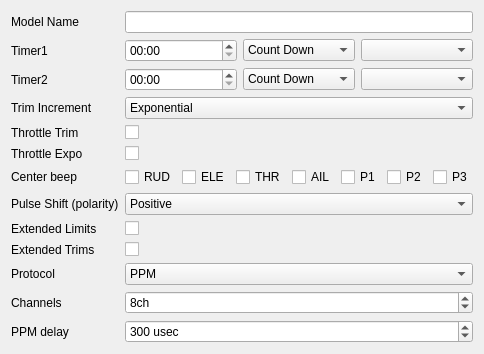
     <widget class="QWidget" name="tabModelSetup">
      <attribute name="title">
       <string>Setup</string>
      </attribute>
      <layout class="QFormLayout" name="formLayout">
       <property name="fieldGrowthPolicy">
        <enum>QFormLayout::AllNonFixedFieldsGrow</enum>
       </property>
       <item row="0" column="0">
        <widget class="QLabel" name="label">
         <property name="text">
          <string>Model Name</string>
         </property>
        </widget>
       </item>
       <item row="0" column="1">
        <widget class="QLineEdit" name="modelNameLE">
         <property name="maxLength">
          <number>10</number>
         </property>
        </widget>
       </item>
       <item row="1" column="0">
        <widget class="QLabel" name="label_2">
         <property name="text">
          <string>Timer1</string>
         </property>
        </widget>
       </item>
       <item row="1" column="1">
        <layout class="QHBoxLayout" name="horizontalLayout">
         <item>
          <widget class="QTimeEdit" name="timer1ValTE">
           <property name="accelerated">
            <bool>true</bool>
           </property>
           <property name="currentSection">
            <enum>QDateTimeEdit::MinuteSection</enum>
           </property>
           <property name="displayFormat">
            <string>mm:ss</string>
           </property>
          </widget>
         </item>
         <item>
          <widget class="QComboBox" name="timer1DirCB">
           <item>
            <property name="text">
             <string>Count Down</string>
            </property>
           </item>
           <item>
            <property name="text">
             <string>Count Up</string>
            </property>
           </item>
          </widget>
         </item>
         <item>
          <widget class="QComboBox" name="timer1ModeCB"/>
         </item>
        </layout>
       </item>
       <item row="2" column="0">
        <widget class="QLabel" name="label_3">
         <property name="text">
          <string>Timer2</string>
         </property>
        </widget>
       </item>
       <item row="2" column="1">
        <layout class="QHBoxLayout" name="horizontalLayout_2">
         <item>
          <widget class="QTimeEdit" name="timer2ValTE">
           <property name="accelerated">
            <bool>true</bool>
           </property>
           <property name="currentSection">
            <enum>QDateTimeEdit::MinuteSection</enum>
           </property>
           <property name="displayFormat">
            <string>mm:ss</string>
           </property>
          </widget>
         </item>
         <item>
          <widget class="QComboBox" name="timer2DirCB">
           <item>
            <property name="text">
             <string>Count Down</string>
            </property>
           </item>
           <item>
            <property name="text">
             <string>Count Up</string>
            </property>
           </item>
          </widget>
         </item>
         <item>
          <widget class="QComboBox" name="timer2ModeCB"/>
         </item>
        </layout>
       </item>
       <item row="4" column="0">
        <widget class="QLabel" name="label_10">
         <property name="text">
          <string>Trim Increment</string>
         </property>
        </widget>
       </item>
       <item row="4" column="1">
        <widget class="QComboBox" name="trimIncCB">
         <item>
          <property name="text">
           <string>Exponential</string>
          </property>
         </item>
         <item>
          <property name="text">
           <string>Extra Fine</string>
          </property>
         </item>
         <item>
          <property name="text">
           <string>Fine</string>
          </property>
         </item>
         <item>
          <property name="text">
           <string>Medium</string>
          </property>
         </item>
         <item>
          <property name="text">
           <string>Coarse</string>
          </property>
         </item>
        </widget>
       </item>
       <item row="5" column="0">
        <widget class="QLabel" name="label_7">
         <property name="text">
          <string>Throttle Trim</string>
         </property>
        </widget>
       </item>
       <item row="5" column="1">
        <widget class="QCheckBox" name="thrTrimChkB">
         <property name="text">
          <string/>
         </property>
        </widget>
       </item>
       <item row="6" column="0">
        <widget class="QLabel" name="label_8">
         <property name="text">
          <string>Throttle Expo</string>
         </property>
        </widget>
       </item>
       <item row="6" column="1">
        <widget class="QCheckBox" name="thrExpoChkB">
         <property name="text">
          <string/>
         </property>
        </widget>
       </item>
       <item row="7" column="0">
        <widget class="QLabel" name="label_12">
         <property name="text">
          <string>Center beep</string>
         </property>
        </widget>
       </item>
       <item row="7" column="1">
        <layout class="QGridLayout" name="gridLayout_2">
         <item row="0" column="0">
          <widget class="QCheckBox" name="bcRUDChkB">
           <property name="text">
            <string>RUD</string>
           </property>
          </widget>
         </item>
         <item row="0" column="1">
          <widget class="QCheckBox" name="bcELEChkB">
           <property name="text">
            <string>ELE</string>
           </property>
          </widget>
         </item>
         <item row="0" column="2">
          <widget class="QCheckBox" name="bcTHRChkB">
           <property name="text">
            <string>THR</string>
           </property>
          </widget>
         </item>
         <item row="0" column="3">
          <widget class="QCheckBox" name="bcAILChkB">
           <property name="text">
            <string>AIL</string>
           </property>
          </widget>
         </item>
         <item row="0" column="4">
          <widget class="QCheckBox" name="bcP1ChkB">
           <property name="text">
            <string>P1</string>
           </property>
          </widget>
         </item>
         <item row="0" column="5">
          <widget class="QCheckBox" name="bcP2ChkB">
           <property name="text">
            <string>P2</string>
           </property>
          </widget>
         </item>
         <item row="0" column="6">
          <widget class="QCheckBox" name="bcP3ChkB">
           <property name="text">
            <string>P3</string>
           </property>
          </widget>
         </item>
        </layout>
       </item>
       <item row="8" column="0">
        <widget class="QLabel" name="label_13">
         <property name="text">
          <string>Pulse Shift (polarity)</string>
         </property>
        </widget>
       </item>
       <item row="8" column="1">
        <widget class="QComboBox" name="pulsePolCB">
         <item>
          <property name="text">
           <string>Positive</string>
          </property>
         </item>
         <item>
          <property name="text">
           <string>Negative</string>
          </property>
         </item>
        </widget>
       </item>
       <item row="9" column="0">
        <widget class="QLabel" name="label_55">
         <property name="text">
          <string>Extended Limits</string>
         </property>
        </widget>
       </item>
       <item row="9" column="1">
        <widget class="QCheckBox" name="extendedLimitsChkB">
         <property name="text">
          <string/>
         </property>
        </widget>
       </item>
       <item row="11" column="0">
        <widget class="QLabel" name="label_5">
         <property name="text">
          <string>Protocol</string>
         </property>
        </widget>
       </item>
       <item row="11" column="1">
        <widget class="QComboBox" name="protocolCB">
         <item>
          <property name="text">
           <string notr="true">PPM</string>
          </property>
         </item>
         <item>
          <property name="text">
           <string notr="true">Silver A</string>
          </property>
         </item>
         <item>
          <property name="text">
           <string notr="true">Silver B</string>
          </property>
         </item>
         <item>
          <property name="text">
           <string notr="true">Silver C</string>
          </property>
         </item>
         <item>
          <property name="text">
           <string notr="true">Trac 09</string>
          </property>
         </item>
        </widget>
       </item>
       <item row="12" column="0">
        <widget class="QLabel" name="label_6">
         <property name="text">
          <string>Channels</string>
         </property>
        </widget>
       </item>
       <item row="12" column="1">
        <widget class="QSpinBox" name="numChannelsSB">
         <property name="suffix">
          <string>ch</string>
         </property>
         <property name="minimum">
          <number>4</number>
         </property>
         <property name="maximum">
          <number>16</number>
         </property>
         <property name="singleStep">
          <number>2</number>
         </property>
         <property name="value">
          <number>8</number>
         </property>
        </widget>
       </item>
       <item row="13" column="0">
        <widget class="QLabel" name="label_9">
         <property name="text">
          <string>PPM delay</string>
         </property>
        </widget>
       </item>
       <item row="13" column="1">
        <widget class="QSpinBox" name="ppmDelaySB">
         <property name="suffix">
          <string> usec</string>
         </property>
         <property name="minimum">
          <number>100</number>
         </property>
         <property name="maximum">
          <number>800</number>
         </property>
         <property name="singleStep">
          <number>50</number>
         </property>
         <property name="value">
          <number>300</number>
         </property>
        </widget>
       </item>
       <item row="10" column="0">
        <widget class="QLabel" name="label_57">
         <property name="text">
          <string>Extended Trims</string>
         </property>
        </widget>
       </item>
       <item row="10" column="1">
        <widget class="QCheckBox" name="extendedTrimsChkB">
         <property name="text">
          <string/>
         </property>
        </widget>
       </item>
      </layout>
     </widget>
